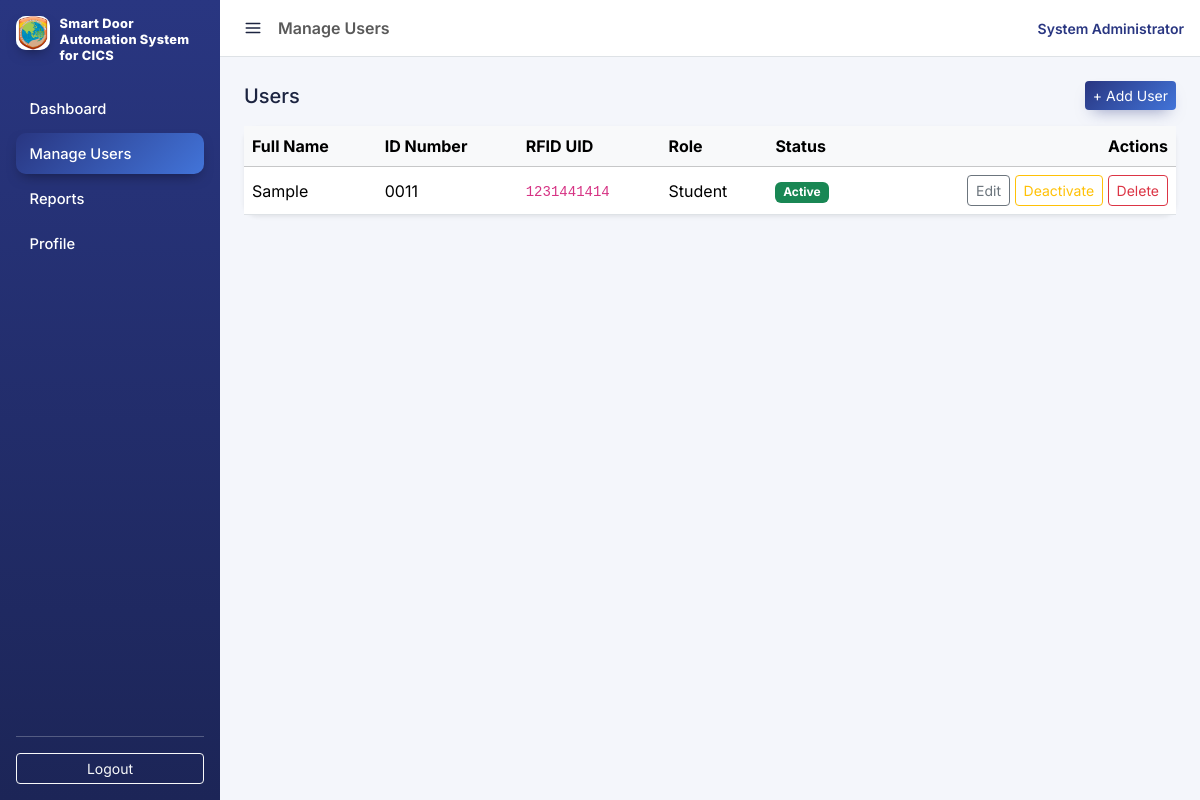
The page /public/users/index.php (signed in) on the database its author committed.
### tables this page shows
CREATE TABLE `users` (
  `id` int(11) NOT NULL,
  `full_name` varchar(100) NOT NULL,
  `id_number` varchar(50) NOT NULL,
  `rfid_uid` varchar(50) NOT NULL,
  `role` enum('student','faculty','staff') NOT NULL DEFAULT 'student',
  `status` enum('active','inactive') NOT NULL DEFAULT 'active',
  `created_at` datetime NOT NULL DEFAULT current_timestamp()
);

### app/core/Auth.php (called while the page is built, shortened)
<?php
class Auth
{
    public static function currentAdminName(): string
    {
        return $_SESSION['admin_full_name'] ?? '';
    }
}

### app/core/Database.php (called while the page is built, shortened)
<?php
class Database
{
    private static ?PDO $connection = null;
    public static function getConnection(): PDO
    {
        if (self::$connection === null) {
            $dsn = 'mysql:host=' . DB_HOST . ';dbname=' . DB_NAME . ';charset=utf8mb4';
            self::$connection = new PDO($dsn, DB_USER, DB_PASS, [
                PDO::ATTR_ERRMODE => PDO::ERRMODE_EXCEPTION,
                PDO::ATTR_DEFAULT_FETCH_MODE => PDO::FETCH_ASSOC,
            ]);
        }
        return self::$connection;
    }
}

### app/models/User.php (called while the page is built, shortened)
<?php
require_once __DIR__ . '/../core/Database.php';
class User
{
    public static function all(): array
    {
        $stmt = Database::getConnection()->query(
            'SELECT * FROM users ORDER BY full_name ASC'
        );
        return $stmt->fetchAll();
    }
}

### public/users/index.php (the view, shortened to what this page needs)
<?php
require_once __DIR__ . '/../../app/core/Auth.php';
require_once __DIR__ . '/../../app/models/User.php';
$users = User::all();
$pageTitle = 'Manage Users';
include __DIR__ . '/../partials/header.php';
?>
<div class="d-flex justify-content-between align-items-center mb-3">
    <h5 class="mb-0">Users</h5>
    <a href="create.php" class="btn btn-primary btn-sm">+ Add User</a>
</div>
<div class="card shadow-sm">
    <div class="table-responsive">
        <table class="table table-hover align-middle mb-0">
            <thead class="table-light">
                <tr>
                    <th>Full Name</th>
                    <th>ID Number</th>
                    <th>RFID UID</th>
                    <th>Role</th>
                    <th>Status</th>
                    <th class="text-end">Actions</th>
                </tr>
            </thead>
            <tbody>
                <?php foreach ($users as $user): ?>
                    <tr>
                        <td><?= htmlspecialchars($user['full_name']) ?></td>
                        <td><?= htmlspecialchars($user['id_number']) ?></td>
                        <td><code><?= htmlspecialchars($user['rfid_uid']) ?></code></td>
                        <td><span class="text-capitalize"><?= htmlspecialchars($user['role']) ?></span></td>
                        <td>
                            <?php if ($user['status'] === 'active'): ?>
                                <span class="badge bg-success">Active</span>
                            <?php else: ?>
                                <span class="badge bg-secondary">Inactive</span>
                            <?php endif; ?>
                        </td>
                        <td class="text-end">
                            <a href="edit.php?id=<?= $user['id'] ?>" class="btn btn-outline-secondary btn-sm">Edit</a>
                            <form method="post" action="index.php" class="d-inline">
                                <button type="submit" class="btn btn-outline-warning btn-sm">
                                    <?= $user['status'] === 'active' ? 'Deactivate' : 'Activate' ?>
                                </button>
                            </form>
                            <form method="post" action="index.php" class="d-inline"
                                onsubmit="return confirm('Delete this user? This cannot be undone.');">
                                <button type="submit" class="btn btn-outline-danger btn-sm">Delete</button>
                            </form>
                        </td>
                    </tr>
                <?php endforeach; ?>
            </tbody>
        </table>
    </div>
</div>
<?php include __DIR__ . '/../partials/footer.php'; ?>

### public/partials/header.php (shortened to what this page needs)
<!DOCTYPE html>
<html lang="en">
<head>
    <link href="https://cdn.jsdelivr.net/npm/bootstrap@5.3.3/dist/css/bootstrap.min.css" rel="stylesheet">
    <link href="<?= BASE_URL ?>/assets/css/app.css" rel="stylesheet">
</head>
<body>
<div class="d-flex">
    <?php include __DIR__ . '/sidebar.php'; ?>
    <div class="flex-grow-1">
        <nav class="navbar app-navbar navbar-light border-bottom px-3">
            <div class="d-flex align-items-center gap-2">
                <button type="button" class="app-sidebar-toggle" data-sidebar-toggle aria-label="Toggle sidebar">
                    <svg xmlns="http://www.w3.org/2000/svg" width="18" height="18" fill="none" stroke="currentColor" stroke-width="2" stroke-linecap="round" viewBox="0 0 24 24">
                        <path d="M3 6h18M3 12h18M3 18h18"/>
                    </svg>
                </button>
                <span class="navbar-text fw-semibold"><?= htmlspecialchars($pageTitle ?? '') ?></span>
            </div>
            <div class="d-flex align-items-center gap-3">
                <a href="<?= BASE_URL ?>/profile.php" class="text-decoration-none small fw-semibold" style="color: var(--app-navy);"><?= htmlspecialchars(Auth::currentAdminName()) ?></a>
            </div>
        </nav>
        <main class="p-4">

### public/partials/sidebar.php
<?php
$currentPage = $_SERVER['SCRIPT_NAME'];
function navLink(string $file, string $label, string $currentPage): string
{
    $active = str_ends_with($currentPage, '/' . $file) ? ' active' : '';
    return '<a href="' . BASE_URL . '/' . $file . '" class="nav-link text-white' . $active . '">' . $label . '</a>';
}
?>
<div class="app-sidebar text-white p-3">
    <div class="app-sidebar-brand mb-4">
        <span class="app-sidebar-brand-icon">
            <img src="<?= BASE_URL ?>/assets/img/logo.jpg" alt="SDASFC Logo">
        </span>
        <span>Smart Door Automation System for CICS</span>
    </div>
    <nav class="nav nav-pills flex-column gap-1">
        <?= navLink('dashboard.php', 'Dashboard', $currentPage) ?>
        <?= navLink('users/index.php', 'Manage Users', $currentPage) ?>
        <?= navLink('reports/index.php', 'Reports', $currentPage) ?>
        <?= navLink('profile.php', 'Profile', $currentPage) ?>
    </nav>
    <div class="mt-auto pt-3 border-top border-light border-opacity-25">
        <a href="<?= BASE_URL ?>/logout.php" class="btn btn-outline-light btn-sm w-100">Logout</a>
    </div>
</div>

### public/partials/footer.php (shortened to what this page needs)
        </main>
    </div>
</div>
</body>
</html>

### public/assets/css/app.css (style rules this page uses)
:root { --app-navy: #293681; --app-blue: #4274d9; --app-sky: #95ccdd; --app-mint: #d0e7e6; --app-ink: #1c2440; --app-muted: #7480a3; --app-bg: #f4f6fb; --bs-primary: var(--app-blue); --bs-primary-rgb: 66, 116, 217; --bs-body-font-family: 'Inter', system-ui, -apple-system, sans-serif; --bs-body-color: var(--app-ink); }
body { background: var(--app-bg); font-family: 'Inter', system-ui, -apple-system, sans-serif; }
.app-sidebar { width: 220px; min-height: 100vh; display: flex; flex-direction: column; background: linear-gradient(180deg, var(--app-navy) 0%, #1c2557 100%); overflow: hidden; transition: width 0.2s ease; }
.app-sidebar-toggle { width: 34px; height: 34px; display: flex; align-items: center; justify-content: center; border: none; border-radius: 8px; background: transparent; color: var(--app-ink); flex-shrink: 0; transition: background 0.15s ease; }
.app-sidebar-brand { display: flex; align-items: flex-start; gap: 0.6rem; color: #fff; font-weight: 800; font-size: 0.8rem; line-height: 1.25; letter-spacing: 0.02em; }
.app-sidebar-brand-icon { width: 34px; height: 34px; border-radius: 10px; background: linear-gradient(145deg, var(--app-sky), var(--app-blue)); display: flex; align-items: center; justify-content: center; flex-shrink: 0; overflow: hidden; box-shadow: 0 6px 14px -6px rgba(0, 0, 0, 0.5); }
.app-sidebar-brand-icon img { width: 100%; height: 100%; object-fit: cover; }
.nav-pills .nav-link { color: rgba(255, 255, 255, 0.7); border-radius: 10px; font-size: 0.92rem; font-weight: 500; padding: 0.6rem 0.85rem; transition: background 0.15s ease, color 0.15s ease; }
.nav-pills .nav-link.active { background: linear-gradient(135deg, var(--app-navy), var(--app-blue)); color: #fff; box-shadow: 0 6px 14px -6px rgba(0, 0, 0, 0.5); }
.app-navbar { background: #ffffff; }
.card { border: none; border-radius: 14px; }
.btn-primary { background: linear-gradient(135deg, var(--app-navy), var(--app-blue)); border: none; box-shadow: 0 8px 16px -8px rgba(41, 54, 129, 0.55); }
a { color: var(--app-blue); }

### rows shown on the page
users: full_name "Sample", id_number "0011", rfid_uid "1231441414", role "Student", status "Active"

### other values the page prints
$label "Dashboard Manage Users Reports Profile"
$pageTitle "Manage Users"
Auth::currentAdminName() "System Administrator"
